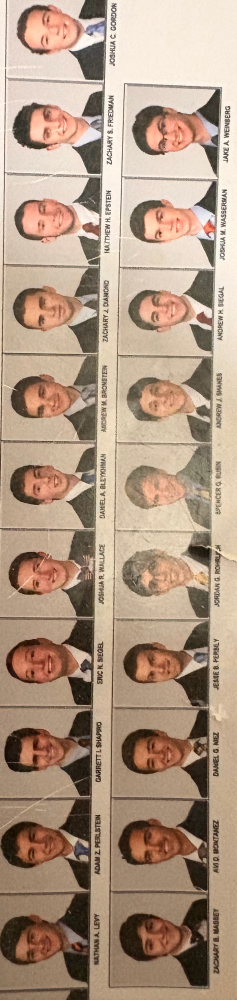
#> input picture assets/photos/source/composite-headshots.png, 474 x 2000 px (shown at 1/2 size)
$ python crop_headshots.py
#> lines starting #> are read from the running program, lines starting #| are printed output that depends on the picture
#!/usr/bin/env python3
"""Crop manager headshots from the league composite photo.

Source: ``source/composite-headshots.png`` (a phone photo of a printed yearbook
composite, portrait/rotated). This script rotates it upright, runs OpenCV face
detection to locate each head precisely, and writes one square, face-centred
``<handle>.png`` avatar per manager into this directory. ``Gohrdo`` is a two-person
team, so it gets a side-by-side composite of both faces.

These avatars are used by the offseason site (rookie lottery + draft order) via
``league_management/generate_offseason_pages.py``. The PNGs are committed, so you
only need to re-run this if you want to re-crop (different size, new people, etc.).

Run it (OpenCV is not a project dependency, so pull it in ephemerally):

    uv run --with opencv-python-headless --with numpy --with pillow \
        python assets/photos/crop_headshots.py

handle -> person mapping (row + approximate face-centre x in the upright 2000px-wide
image; detection snaps to the nearest real face, so these only need to be close):

    Lottery entrants (bottom row of the composite):
      zachmassey     Zachary B. Massey      bot  127
      DannyN         Daniel G. Niez         bot  489
      jpersily       Jesse B. Persily       bot  663
      jaw7475        Jake A. Weinberg       bot  1728
      JoshWasserman  Joshua M. Wasserman    bot  1548
    Other current managers:
      ashanes        Andrew J. Shanes       bot  1203
      zachjd5        Zachary J. Diamond     top  1376
      Friedo         Zachary S. Friedman    top  1750
      skippo         Matthew H. Epstein     top  1564
      Gohrdo         Joshua C. Gordon       top  1939   (+ Andrew M. Bronstein, top 1196)
    Traded-pick original owners:
      spencerrubin7  Spencer G. Rubin       bot  1016
      dbleykhman     Daniel A. Bleykhman    top  1037
"""
from __future__ import annotations

import os

import cv2
from PIL import Image

HERE = os.path.dirname(os.path.abspath(__file__))
SRC = os.path.join(HERE, "source", "composite-headshots.png")
SIZE = 180  # output avatar is SIZE x SIZE

# handle -> (row, approximate face-centre x in the upright image)
SINGLES = {
    "zachmassey":    ("bot", 127),
    "DannyN":        ("bot", 489),
    "jpersily":      ("bot", 663),
    "jaw7475":       ("bot", 1728),
    "JoshWasserman": ("bot", 1548),
    "ashanes":       ("bot", 1203),
    "zachjd5":       ("top", 1376),
    "Friedo":        ("top", 1750),
    "skippo":        ("top", 1564),
    "spencerrubin7": ("bot", 1016),
    "dbleykhman":    ("top", 1037),
}
# Two-person team: Gordon + Bronstein, side by side.
COMBO = {"Gohrdo": [("top", 1939), ("top", 1196)]}


def _load_upright():
    im = Image.open(SRC).convert("RGB")
    # The composite is stored rotated 90deg (names run vertically); make it upright.
    if im.height > im.width:
        im = im.rotate(-90, expand=True)
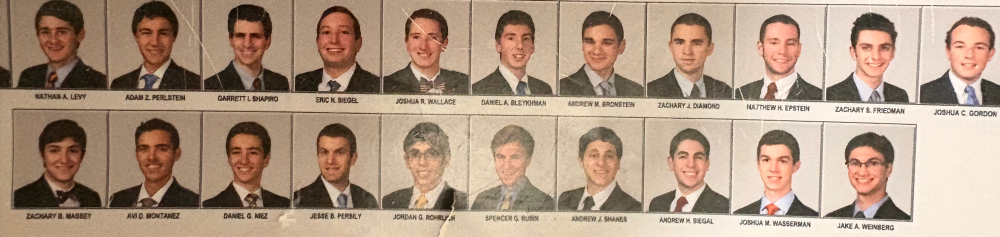
#> im: PIL image 2000x474 RGB (shown at 1/2 size); mean R, G, B 175.8, 151.6, 131.1
    return im


def _detect_faces(pil_img):
    import numpy as np
    bgr = cv2.cvtColor(np.array(pil_img), cv2.COLOR_RGB2BGR)
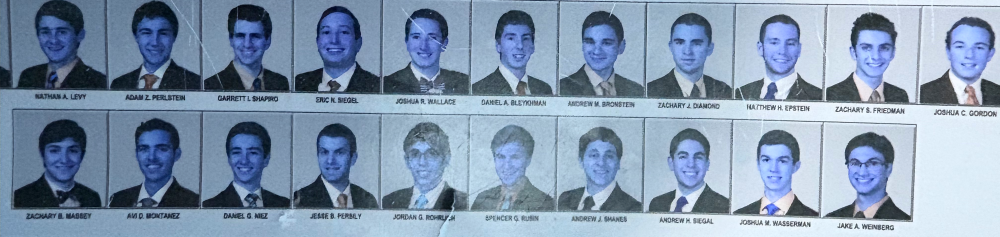
#> bgr: shape (474, 2000, 3) (shown at 1/2 size); mean R, G, B 131.1, 151.6, 175.8
    gray = cv2.cvtColor(bgr, cv2.COLOR_BGR2GRAY)
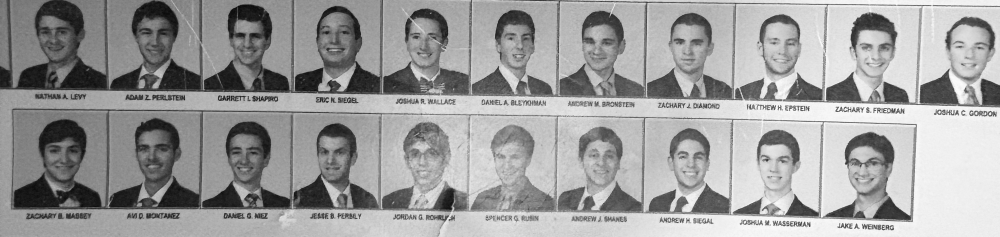
#> gray: shape (474, 2000) (shown at 1/2 size); min 6, max 255, mean 156.5
    cascade = cv2.CascadeClassifier(cv2.data.haarcascades + "haarcascade_frontalface_default.xml")
    dets = cascade.detectMultiScale(gray, scaleFactor=1.03, minNeighbors=4,
                                    minSize=(70, 70), maxSize=(160, 160))
#> dets = 22 rows, first 6: [62, 28, 92, 92], [260, 28, 97, 97], [624, 29, 93, 93], [449, 37, 93, 93], [803, 39, 90, 90], [993, 43, 87, 87]
    return [tuple(map(int, f)) for f in dets]


def _face_square(src, faces, row, cx):
    """Square crop centred on the detected face nearest (row, cx)."""
    mid = src.height // 2
    in_row = (lambda yc: yc < mid) if row == "top" else (lambda yc: yc >= mid)
    cand = [f for f in faces if in_row(f[1] + f[3] // 2)]
    x, y, w, h = min(cand, key=lambda f: abs((f[0] + f[2] // 2) - cx))
    fcx, fcy = x + w / 2, (y + h / 2) - 0.10 * h  # shift up slightly to include hair
    side = 2.0 * h
    box = (int(max(0, fcx - side / 2)), int(max(0, fcy - side / 2)),
           int(min(src.width, fcx + side / 2)), int(min(src.height, fcy + side / 2)))
    return src.crop(box).resize((SIZE, SIZE))


def main():
    src = _load_upright()
    faces = _detect_faces(src)
#> faces = 22 items, first 6: (62, 28, 92, 92), (260, 28, 97, 97), (624, 29, 93, 93), (449, 37, 93, 93), (803, 39, 90, 90), (993, 43, 87, 87)
    print(f"upright {src.size}, {len(faces)} faces detected")
#| upright (2000, 474), 22 faces detected

    for handle, (row, cx) in SINGLES.items():
        _face_square(src, faces, row, cx).save(os.path.join(HERE, f"{handle}.png"))
        print(f"  wrote {handle}.png")
#> this loop made 11 passes
#> (x in _face_square, y in _face_square, w in _face_square, h in _face_square, fcx in _face_square, fcy in _face_square, side in _face_square, box in _face_square) on passes 1 to 11: (80, 264, 95, 95, 127.5, 302, 190, (32, 207, 222, 397)), (443, 268, 93, 93, 489.5, 305.2, 186, (396, 212, 582, 398)), (619, 270, 90, 90, 664, 306, 180, (574, 216, 754, 396)), (1681, 290, 95, 95, 1728.5, 328, 190, (1633, 233, 1823, 423)), (1502, 284, 95, 95, 1549.5, 322, 190, (1454, 227, 1644, 417)), (1159, 277, 90, 90, 1204, 313, 180, (1114, 223, 1294, 403)), (1327, 47, 99, 99, 1376.5, 86.6, 198, (1277, 0, 1475, 185)), (1702, 58, 97, 97, 1750.5, 96.8, 194, (1653, 0, 1847, 193)), (1518, 49, 92, 92, 1564, 85.8, 184, (1472, 0, 1656, 177)), (973, 280, 87, 87, 1016.5, 314.8, 174, (929, 227, 1103, 401)), (993, 43, 87, 87, 1036.5, 77.8, 174, (949, 0, 1123, 164))
#> pass 1, in main, `_face_square(src, faces, row, cx).save(os.path.join(HERE, f"{handle}.p..`:
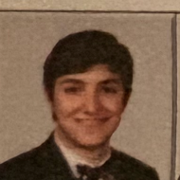
#> saved as zachmassey.png: PIL image 180x180 RGB; mean R, G, B 123.6, 96.2, 75.1
#> pass 2, in main, `_face_square(src, faces, row, cx).save(os.path.join(HERE, f"{handle}.p..`:
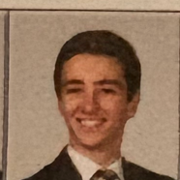
#> saved as DannyN.png: PIL image 180x180 RGB; mean R, G, B 150.6, 119.3, 95.4

    for handle, members in COMBO.items():
        combo = Image.new("RGB", (SIZE, SIZE))
        for i, (row, cx) in enumerate(members):
            full = _face_square(src, faces, row, cx)
            half = full.crop((SIZE // 4, 0, SIZE // 4 + SIZE // 2, SIZE))  # centre strip
            combo.paste(half, (i * SIZE // 2, 0))
        combo.save(os.path.join(HERE, f"{handle}.png"))
        print(f"  wrote {handle}.png (combined {len(members)} faces)")
#> this loop made 1 pass
#> pass 1, in main, `combo.save(os.path.join(HERE, f"{handle}.png"))`:
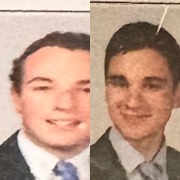
#> saved as Gohrdo.png: PIL image 180x180 RGB; mean R, G, B 188.7, 153.6, 134.4
#> after the loop:
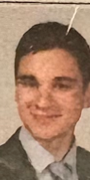
#> half: PIL image 90x180 RGB; mean R, G, B 164.4, 130.1, 106.9


if __name__ == "__main__":
    main()
